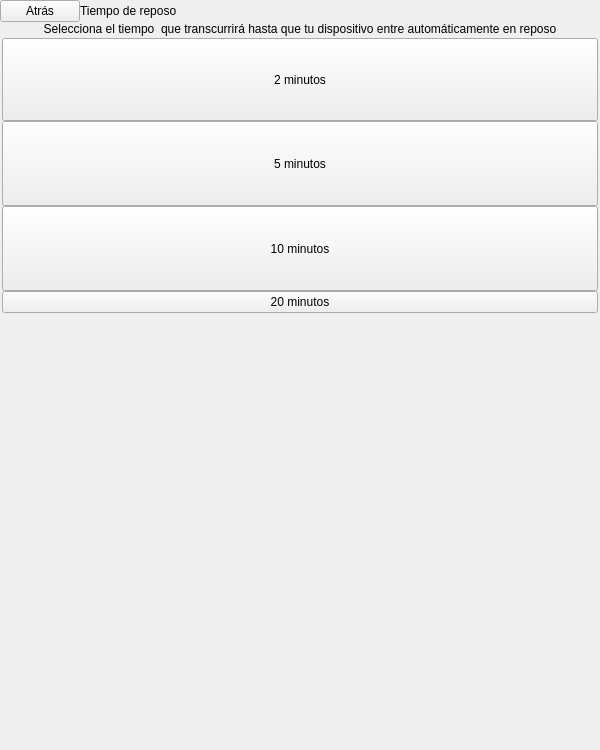
<?xml version="1.0" encoding="UTF-8"?>
<ui version="4.0">
 <class>SettingsSleepTimeMenu</class>
 <widget class="QWidget" name="SettingsSleepTimeMenu">
  <property name="geometry">
   <rect>
    <x>0</x>
    <y>0</y>
    <width>600</width>
    <height>750</height>
   </rect>
  </property>
  <property name="sizePolicy">
   <sizepolicy hsizetype="Expanding" vsizetype="Expanding">
    <horstretch>0</horstretch>
    <verstretch>0</verstretch>
   </sizepolicy>
  </property>
  <property name="minimumSize">
   <size>
    <width>600</width>
    <height>750</height>
   </size>
  </property>
  <property name="maximumSize">
   <size>
    <width>600</width>
    <height>750</height>
   </size>
  </property>
  <property name="windowTitle">
   <string>Form</string>
  </property>
  <property name="styleSheet">
   <string notr="true"/>
  </property>
  <layout class="QVBoxLayout" name="verticalLayout">
   <property name="spacing">
    <number>0</number>
   </property>
   <property name="margin">
    <number>0</number>
   </property>
   <item>
    <widget class="QWidget" name="settingsSectionHeader" native="true">
     <layout class="QHBoxLayout" name="horizontalLayout_8">
      <property name="spacing">
       <number>0</number>
      </property>
      <property name="margin">
       <number>0</number>
      </property>
      <item>
       <widget class="QPushButton" name="backBtn">
        <property name="focusPolicy">
         <enum>Qt::NoFocus</enum>
        </property>
        <property name="text">
         <string>Atrás</string>
        </property>
       </widget>
      </item>
      <item>
       <widget class="QLabel" name="sectionTitleLbl">
        <property name="minimumSize">
         <size>
          <width>0</width>
          <height>0</height>
         </size>
        </property>
        <property name="maximumSize">
         <size>
          <width>16777215</width>
          <height>10000</height>
         </size>
        </property>
        <property name="text">
         <string>Tiempo de reposo</string>
        </property>
       </widget>
      </item>
      <item>
       <spacer name="horizontalSpacer">
        <property name="orientation">
         <enum>Qt::Horizontal</enum>
        </property>
        <property name="sizeHint" stdset="0">
         <size>
          <width>40</width>
          <height>20</height>
         </size>
        </property>
       </spacer>
      </item>
     </layout>
    </widget>
   </item>
   <item>
    <widget class="QFrame" name="settingsMarginTop">
     <property name="frameShape">
      <enum>QFrame::StyledPanel</enum>
     </property>
     <property name="frameShadow">
      <enum>QFrame::Raised</enum>
     </property>
    </widget>
   </item>
   <item>
    <widget class="QLabel" name="sleepTimeLbl">
     <property name="text">
      <string>Selecciona el tiempo  que transcurrirá hasta que tu dispositivo entre automáticamente en reposo</string>
     </property>
     <property name="alignment">
      <set>Qt::AlignCenter</set>
     </property>
     <property name="wordWrap">
      <bool>true</bool>
     </property>
     <property name="indent">
      <number>0</number>
     </property>
    </widget>
   </item>
   <item>
    <widget class="QWidget" name="settingsMenuListCont" native="true">
     <property name="sizePolicy">
      <sizepolicy hsizetype="Minimum" vsizetype="Fixed">
       <horstretch>0</horstretch>
       <verstretch>0</verstretch>
      </sizepolicy>
     </property>
     <property name="styleSheet">
      <string notr="true"/>
     </property>
     <layout class="QVBoxLayout" name="verticalLayout_2">
      <property name="spacing">
       <number>0</number>
      </property>
      <property name="margin">
       <number>2</number>
      </property>
      <item>
       <widget class="QPushButton" name="minutes2Btn">
        <property name="sizePolicy">
         <sizepolicy hsizetype="Expanding" vsizetype="Expanding">
          <horstretch>0</horstretch>
          <verstretch>0</verstretch>
         </sizepolicy>
        </property>
        <property name="minimumSize">
         <size>
          <width>0</width>
          <height>83</height>
         </size>
        </property>
        <property name="maximumSize">
         <size>
          <width>16777215</width>
          <height>83</height>
         </size>
        </property>
        <property name="focusPolicy">
         <enum>Qt::NoFocus</enum>
        </property>
        <property name="text">
         <string>2 minutos</string>
        </property>
       </widget>
      </item>
      <item>
       <widget class="QPushButton" name="minutes5Btn">
        <property name="sizePolicy">
         <sizepolicy hsizetype="Expanding" vsizetype="Expanding">
          <horstretch>0</horstretch>
          <verstretch>0</verstretch>
         </sizepolicy>
        </property>
        <property name="minimumSize">
         <size>
          <width>0</width>
          <height>85</height>
         </size>
        </property>
        <property name="maximumSize">
         <size>
          <width>16777215</width>
          <height>85</height>
         </size>
        </property>
        <property name="focusPolicy">
         <enum>Qt::NoFocus</enum>
        </property>
        <property name="text">
         <string>5 minutos</string>
        </property>
       </widget>
      </item>
      <item>
       <widget class="QPushButton" name="minutes10Btn">
        <property name="sizePolicy">
         <sizepolicy hsizetype="Expanding" vsizetype="Expanding">
          <horstretch>0</horstretch>
          <verstretch>0</verstretch>
         </sizepolicy>
        </property>
        <property name="minimumSize">
         <size>
          <width>0</width>
          <height>85</height>
         </size>
        </property>
        <property name="maximumSize">
         <size>
          <width>16777215</width>
          <height>85</height>
         </size>
        </property>
        <property name="focusPolicy">
         <enum>Qt::NoFocus</enum>
        </property>
        <property name="text">
         <string>10 minutos</string>
        </property>
       </widget>
      </item>
      <item>
       <widget class="QPushButton" name="minutes20Btn">
        <property name="text">
         <string>20 minutos</string>
        </property>
       </widget>
      </item>
     </layout>
    </widget>
   </item>
   <item>
    <spacer name="verticalSpacer">
     <property name="orientation">
      <enum>Qt::Vertical</enum>
     </property>
     <property name="sizeHint" stdset="0">
      <size>
       <width>20</width>
       <height>40</height>
      </size>
     </property>
    </spacer>
   </item>
  </layout>
 </widget>
 <resources/>
 <connections/>
</ui>
